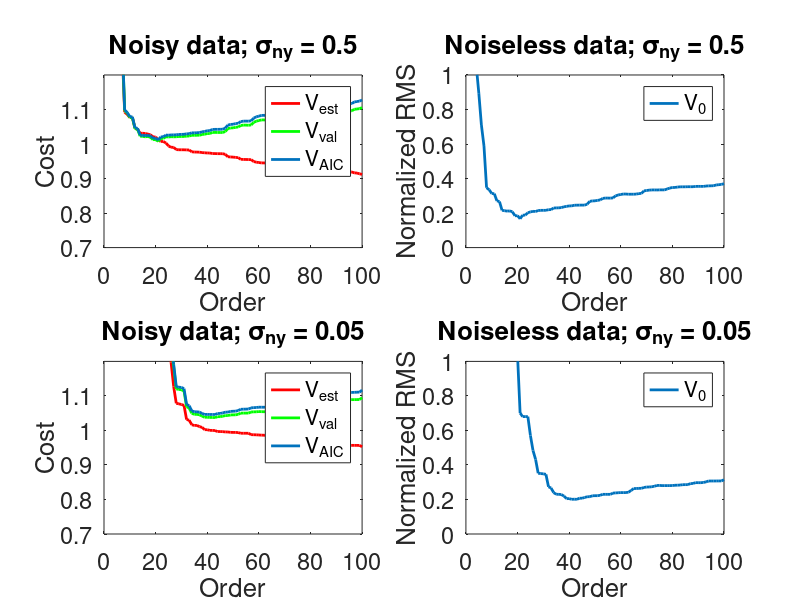

Write MATLAB code to recreate this figure.
%--------------------------------------------------------------------------
% Marie Valenduc and Willem Melis (November 2016) 
% System identification and modeling - Session 2
%--------------------------------------------------------------------------
clear all; close all;

% data
N_est = 1000;                               % size of the estimation set
N_val = 10000;                              % size of the validation set
N = N_est + N_val; 
index_est = 1:N_est;
index_val = N_est+1:N;
stdev_u0 = 1;
stdev_ny = 0.5;

for k =1:2:3
    % generation of the data
    [b,a] = cheby1(3,0.5,[2*0.15 2*0.3]);   % transfer function G0
    u0 = stdev_u0*randn(N,1);               % input
    ny = stdev_ny*randn(N,1);               % noise on the ouput
    y0 = filter(b,a,u0);                    % noiseless on the ouput
    y = y0 + ny;                            % noisy ouput
    
    for order = 1:100
        % building matrix K(u0)
        t = toeplitz(u0(index_est));
        K = tril(t);
        K = K(:,1:order);
        
        % solving the system
        g = K\y(index_est);
        
        % output of the FIR system
        y_hat = filter(g,1,u0);

        % computing the least squares cost functions V_LS
        % based on the estimation set
        V_LS_est(order) = sum((y(index_est) - y_hat(1:N_est)).^2)/N_est; 
        % based on the validation set
        V_LS_val(order) = sum((y(index_val) - y_hat(N_est+1:N_est+N_val)).^2)/N_val;
        
        % computing the Akaike cost function V_AIC
        V_AIC(order) = V_LS_val(order)*(1+2*(order)/N_val);
        
        % computing the error V_0
        V_0(order) = sum((y0(index_val) - y_hat(index_val)).^2)/N_val;       
    end
    
    figure(1); subplot(2,2,k)
    plot(V_LS_est./stdev_ny^2,'r','LineWidth',2); hold all;
    plot(V_LS_val./stdev_ny^2,'g','LineWidth',2); hold all;
    plot(V_AIC./stdev_ny^2,'LineWidth',2)
    set(gca, 'fontsize', 17);
    xlim([0,100]); ylim([0.7, 1.2]);
    ylabel('Cost'); xlabel('Order');
    legend('V_{est}','V_{val}','V_{AIC}');
    if(k==1) title('Noisy data; \sigma_{ny} = 0.5'); 
    elseif(k==3) title('Noisy data; \sigma_{ny} = 0.05'); 
    end
    
    figure(1); subplot(2,2,k+1)
    plot(sqrt(V_0/stdev_ny^2),'LineWidth',2)
    set(gca, 'fontsize', 17);
    xlim([0,100]); ylim([0, 1]);
    ylabel('Normalized RMS'); xlabel('Order');
    legend('V_0');
    if(k==1) title('Noiseless data; \sigma_{ny} = 0.5'); 
    elseif(k==3) title('Noiseless data; \sigma_{ny} = 0.05'); 
    end
    
    stdev_ny = 0.05;                        % for second experiment
end
